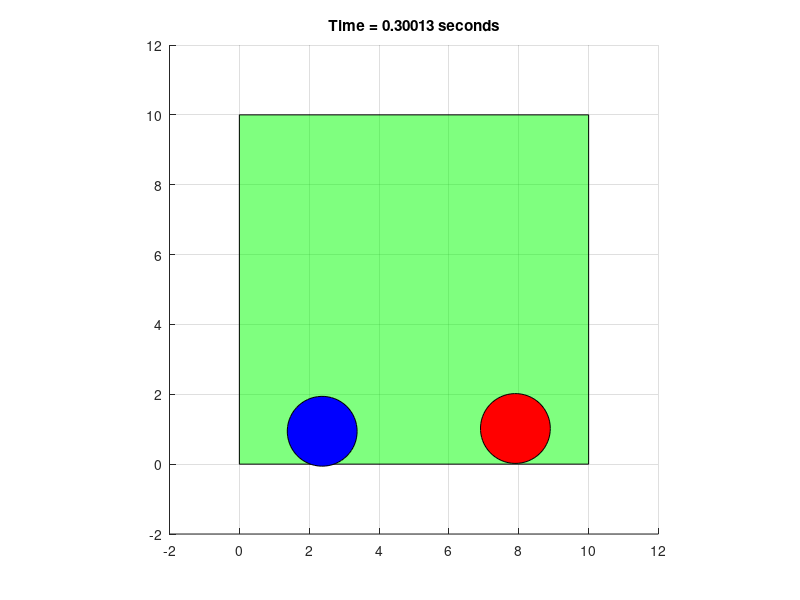
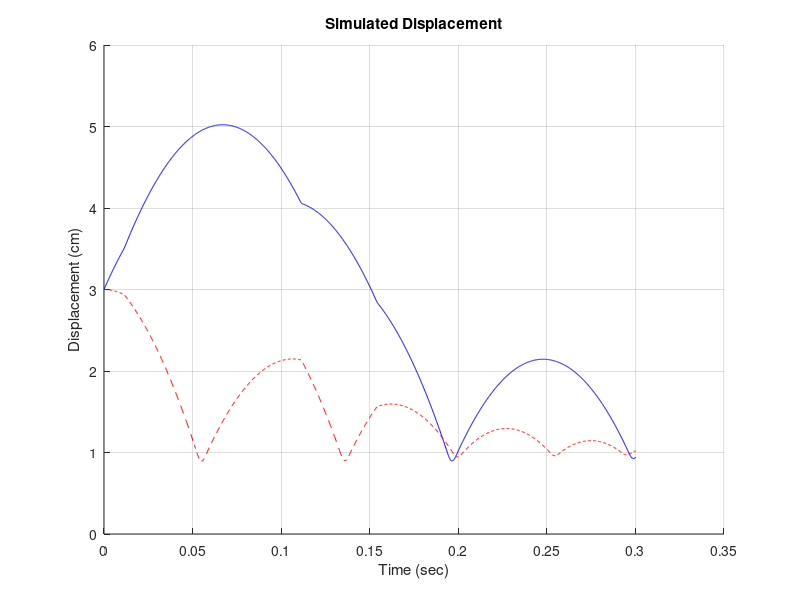

Reproduce these figures in MATLAB, in order.
%--------------------------------------------
% Developer: Seung Jae Lee
% Institution: Florida Interantional University
% Date: 3/1/2021
% Abstract: A super simple DEM code in 2D
%           This is the very first code to simulate dropping a ball
% Unit: cm, g, N
%--------------------------------------------

clc
clear
close all

%--------------------------------------------
% Global variables
%--------------------------------------------
grav_acc        = -981;          % 981 cm/s^2

% user-input
sim_duration    = 0.3;           % unit: second
stiffness       = 1.3e5;         % 1.3e5 N/m = (kg*m/s^2)/m =(kg*cm/s^2)/cm 
density         = 0.1;           % 0.1 g/cm^3 
cnt_dmp_ratio   = 0.1;           % This cannot exceed 1 (= Critical damping)
%--------------------------------------------
% Define balls (particles)
%--------------------------------------------
b = struct();

% first ball
b(1).r  = 1;
b(1).m  = 4/3*pi*b(1).r*b(1).r*b(1).r*density;
b(1).cx = 5;    % center x
b(1).cz = 3;    % center z
b(1).vx = 0;    % velocity x (change this for initial velocity)
b(1).vz = 50;    % velocity z (change this for initial velocity)
b(1).fx = 0;    % force x
b(1).fz = 0;    % force z

% second ball, third ball ... (likewise)
b(2).r  = 1;
b(2).m  = 4/3*pi*b(1).r*b(1).r*b(1).r*density;
b(2).cx = 2;  % center x
b(2).cz = 3;    % center z
b(2).vx = 100;    % velocity x (change this for initial velocity)
b(2).vz = 0;    % velocity z (change this for initial velocity)
b(2).fx = 0;    % force x
b(2).fz = 0;    % force z

% compute the simulation step
min_r   = min(b(:).r);    % minimum ball size (radius)
dt      = 0.1 * sqrt(4/3*pi*min_r*min_r*min_r*density/stiffness); % time step size (unit: seconds)
sim_steps = ceil(sim_duration / dt);

%--------------------------------------------
% Initial plot
%--------------------------------------------
% draw boundary
bndX    = [0,0,10,10]; 
bndZ    = [0,10,10,0];
patch(bndX,bndZ,'g','FaceAlpha',0.5);
grid on;
axis ([-2 12 -2 12])
axis square equal;
hold on;

% draw balls (circles)
Xcircle=cos([0:0.1:2*pi]);
Zcircle=sin([0:0.1:2*pi]);
GM(1) = patch (b(1).cx+b(1).r*Xcircle, b(1).cz+b(1).r*Zcircle,'b','FaceAlpha',1);    
GM(2) = patch (b(2).cx+b(2).r*Xcircle, b(2).cz+b(2).r*Zcircle,'r','FaceAlpha',1);

%--------------------------------------------
% Time integration (simulation)
%--------------------------------------------
Nb = length(b);
time = dt*[1:sim_steps];
array_cz = zeros(2,length(1:sim_steps)); % array of b(#).cz

for i=1:sim_steps

    %--------------------------------------------
    % particle force update
    %--------------------------------------------
    % GLOBAL FORCE update
    b(1).fz = b(1).m * grav_acc; 
    b(1).fx = 0;

    b(2).fz = b(2).m * grav_acc; 
    b(2).fx = 0;    
    
    % CONTACT FORCE update  
    % Check boundaries 
    % Assumption: the boundary is rectangle. If not rectangle, a more
    %             sophisticated method needs to be implemented.

    %--------------------------------------------
    % Ball 1 interaction with boundary
    %--------------------------------------------    
    % bottom boundary
    if (b(1).cz-b(1).r) < min(bndZ)     
        cnt_force = stiffness * (min(bndZ) - (b(1).cz-b(1).r)); 
        b(1).fz = b(1).fz + cnt_force;  % add contact force
        cnt_damp = cnt_dmp_ratio * 2 * sqrt(stiffness*b(1).m) * -1 * b(1).vz ; 
        b(1).fz = b(1).fz + cnt_damp;  % add damping force
    end
    
    % top boundary
    if (b(1).cz+b(1).r) > max(bndZ)     
        cnt_force = stiffness * (max(bndZ) - (b(1).cz+b(1).r));
        b(1).fz = b(1).fz + cnt_force; % add contact force
        cnt_damp = cnt_dmp_ratio * 2 * sqrt(stiffness*b(1).m) * -1 * b(1).vz ; 
        b(1).fz = b(1).fz + cnt_damp;  % add damping force        
    end

    % left boundary
    if (b(1).cx-b(1).r) < min(bndX)     
        cnt_force = stiffness * (min(bndX) - (b(1).cx-b(1).r));
        b(1).fx = b(1).fx + cnt_force; % add contact force
        cnt_damp = cnt_dmp_ratio * 2 * sqrt(stiffness*b(1).m) * -1 * b(1).vx ; 
        b(1).fx = b(1).fx + cnt_damp;  % add damping force               
    end     
    
    % right boundary
    if (b(1).cx+b(1).r) > max(bndX)     
        cnt_force = stiffness * (max(bndX) - (b(1).cx+b(1).r));
        b(1).fx = b(1).fx + cnt_force; % add contact force
        cnt_damp = cnt_dmp_ratio * 2 * sqrt(stiffness*b(1).m) * -1 * b(1).vx ; 
        b(1).fx = b(1).fx + cnt_damp;  % add damping force               
    end    

    %--------------------------------------------
    % Ball 2 interaction with boundary
    %--------------------------------------------     
    % bottom boundary
    if (b(2).cz-b(2).r) < min(bndZ)     
        cnt_force = stiffness * (min(bndZ) - (b(2).cz-b(2).r)); 
        b(2).fz = b(2).fz + cnt_force;  % add contact force
        cnt_damp = cnt_dmp_ratio * 2 * sqrt(stiffness*b(2).m) * -1 * b(2).vz ; 
        b(2).fz = b(2).fz + cnt_damp;  % add contact damping 
    end
    
    % top boundary
    if (b(2).cz+b(2).r) > max(bndZ)     
        cnt_force = stiffness * (max(bndZ) - (b(2).cz+b(2).r));
        b(2).fz = b(2).fz + cnt_force; % add contact force
        cnt_damp = cnt_dmp_ratio * 2 * sqrt(stiffness*b(2).m) * -1 * b(2).vz ; 
        b(2).fz = b(2).fz + cnt_damp; % add contact damping         
    end

    % left boundary
    if (b(2).cx-b(2).r) < min(bndX)     
        cnt_force = stiffness * (min(bndX) - (b(2).cx-b(2).r));
        b(2).fx = b(2).fx + cnt_force; % add contact force
        cnt_damp = cnt_dmp_ratio * 2 * sqrt(stiffness*b(2).m) * -1 * b(2).vx ; 
        b(2).fx = b(2).fx + cnt_damp; % add contact damping                
    end     
    
    % right boundary
    if (b(2).cx+b(2).r) > max(bndX)     
        cnt_force = stiffness * (max(bndX) - (b(2).cx+b(2).r));
        b(2).fx = b(2).fx + cnt_force; % add contact force
        cnt_damp = cnt_dmp_ratio * 2 * sqrt(stiffness*b(2).m) * -1 * b(2).vx ; 
        b(2).fx = b(2).fx + cnt_damp; % add contact damping                
    end        
    
    %--------------------------------------------
    % Two balls interacts each other
    %--------------------------------------------       
    cnt_n   = [b(2).cx-b(1).cx b(2).cz-b(1).cz];    % contact normal from ball 1 to 2
    urn     = vecnorm(cnt_n) - b(2).r - b(1).r;     % if some overlap, urn < 0
    if urn < 0  % Balls in contact
        cnt_force   = stiffness * urn;                      % contact force
        b(1).fx     = b(1).fx + cnt_force * cnt_n(1);
        b(1).fz     = b(1).fz + cnt_force * cnt_n(2);
        b(2).fx     = b(2).fx + cnt_force * cnt_n(1) * -1;
        b(2).fz     = b(2).fz + cnt_force * cnt_n(2) * -1; 
        
        crit_dmp    = 2 * sqrt(b(1).m*b(2).m*stiffness/(b(1).m+b(2).m));  % contact damping
        cnt_damp    = cnt_dmp_ratio * crit_dmp * dot([b(2).vx-b(1).vx b(2).vz-b(1).vz],cnt_n); 
        b(1).fx     = b(1).fx + cnt_damp * cnt_n(1);
        b(1).fz     = b(1).fz + cnt_damp * cnt_n(2);
        b(2).fx     = b(2).fx + cnt_damp * cnt_n(1) * -1;
        b(2).fz     = b(2).fz + cnt_damp * cnt_n(2) * -1; 
    end
    
    
    %--------------------------------------------
    % particle motion update
    %--------------------------------------------
    b(1).vx = b(1).vx + b(1).fx/b(1).m*dt;    
    b(1).vz = b(1).vz + b(1).fz/b(1).m*dt;
    b(1).cx = b(1).cx + b(1).vx*dt;
    b(1).cz = b(1).cz + b(1).vz*dt;
    array_cz(1,i) = b(1).cz;
    
    b(2).vx = b(2).vx + b(2).fx/b(2).m*dt;    
    b(2).vz = b(2).vz + b(2).fz/b(2).m*dt;
    b(2).cx = b(2).cx + b(2).vx*dt;
    b(2).cz = b(2).cz + b(2).vz*dt;
    array_cz(2,i) = b(2).cz;
    
    %--------------------------------------------
    % update display 
    %--------------------------------------------
    set(GM(1),'XData',b(1).cx+b(1).r*Xcircle, 'YData', b(1).cz+b(1).r*Zcircle);
    set(GM(2),'XData',b(2).cx+b(2).r*Xcircle, 'YData', b(2).cz+b(2).r*Zcircle);
    title(gca, ['Time = ', num2str(dt*i),' seconds']);
    drawnow
    
end

%--------------------------------------------
% Plot displacement history
%--------------------------------------------
figure;  
hold on
grid on
plot(time,array_cz(1,:),'b')
plot(time,array_cz(2,:),'r--')
title('Simulated Displacement')
xlabel('Time (sec)')
ylabel('Displacement (cm)')

